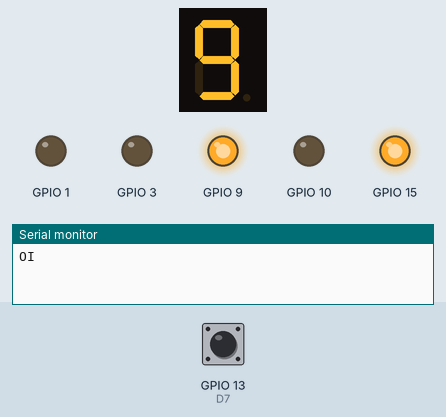
Recording of a program running on a simulated ESP8266 (NodeMCU). On the bench: 1-digit seven-segment display, output pins drawn as LEDs (lit = HIGH), the last lines printed to the serial monitor. Wiring (inferred from the names in the program): 1-digit 7-segment display, segments lit when HIGH: segments GPIO 16, GPIO 5, GPIO 4, GPIO 0, GPIO 2, GPIO 14, GPIO 12. The inputs (shaded band) are chosen by the test bench; at power-on: GPIO 13 (D7) HIGH. The segment pins are drawn as the display they are named for; pins used as bus, display or sensor lines are not drawn.

Above: at 12.1 s.
25.7 s: GPIO 13 (D7) pulled LOW for 0.15 s
At 26.8 s:
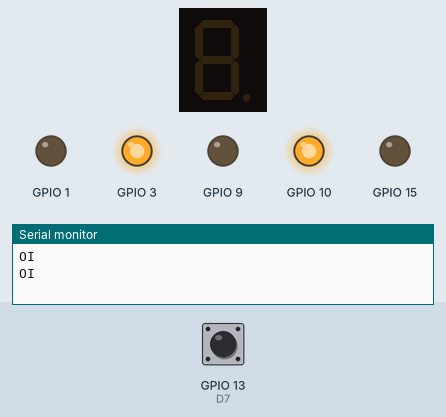
At 27.7 s:
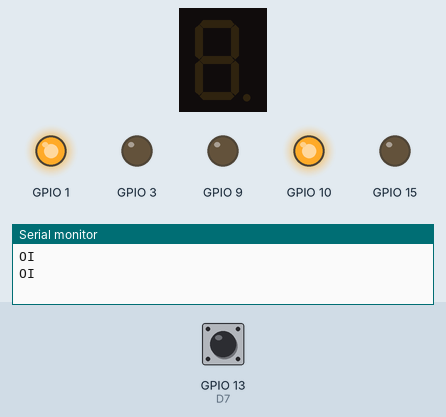
Timing chart, 0 to 38.5 s (numbered marks = the images above; inputs shaded):
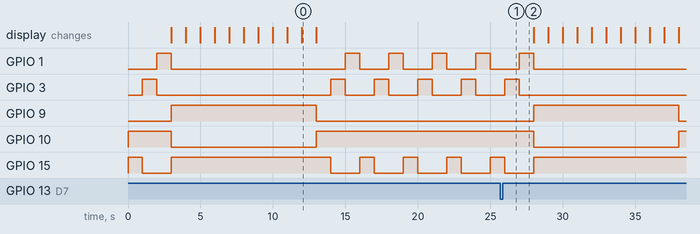

Measured:
- after the input at 25.7 s, GPIO 1: goes on until 28.0 s, then stays LOW; GPIO 3: goes on until 27.0 s, then stays LOW; GPIO 9: LOW → HIGH after 2.3 s, → LOW 10.0 s later; GPIO 10: HIGH → LOW after 2.3 s, → HIGH 10.0 s later; GPIO 15: goes on until 28.0 s, then stays HIGH
- what the display in image 0 shows lasts 1.0 s, from 12.0 s to 13.0 s

The program:

main.cpp
```cpp
/*
 * Blink
 * Turns on an LED on for one second,
 * then off for one second, repeatedly.
 */

#include "Arduino.h"

static const uint8_t TabelaBit [] =
{        //Segments
// a  b  c  d  e  f  g
// 5  6  12 13 19 16 26    ->No. pino editável BCM ou wiringPi(wPi)
   1, 1, 1, 1, 1, 1, 0,    // Plota 0 - 0
   0, 1, 1, 0, 0, 0, 0,    // Plota 1 - 1
   1, 1, 0, 1, 1, 0, 1,    // Plota 2 - 2
   1, 1, 1, 1, 0, 0, 1,    // Plota 3 - 3
   0, 1, 1, 0, 0, 1, 1,    // Plota 4 - 4
   1, 0, 1, 1, 0, 1, 1,    // Plota 5 - 5
   1, 0, 1, 1, 1, 1, 1,    // Plota 6 - 6
   1, 1, 1, 0, 0, 0, 0,    // Plota 7 - 7
   1, 1, 1, 1, 1, 1, 1,    // Plota 8 - 8
   1, 1, 1, 1, 0, 1, 1,    // Plota 9 - 9
   1, 1, 1, 0, 1, 1, 1,    // Plota A - 10
   0, 0, 1, 1, 1, 1, 1,    // Plota b - 11
   1, 0, 0, 1, 1, 1, 0,    // Plota C - 12
   0, 1, 1, 1, 1, 0, 1,    // Plota d - 13
   1, 0, 0, 1, 1, 1, 1,    // Plota E - 14
   1, 0, 0, 0, 1, 1, 1,    // Plota F - 15
   0, 0, 0, 0, 0, 0, 0,    // Plota blank - 16
   // palavras
   0, 1, 1, 0, 1, 1, 1,    // Plota H - 17
   1, 0, 0, 1, 1, 1, 1,    // Plota E - 18
   0, 0, 0, 1, 1, 1, 0,    // Plota L - 19
   1, 1, 1, 1, 1, 1, 0,    // Plota O - 20
} ;

void num_display(int num) {
  uint8_t seg, Valor ;
  static const uint8_t pinoBCM [7] ={16,5,4,0,2,14,12}; //Simples de atualizar os pinos ligados aos display de 7 segmentos
  for (seg = 0 ; seg < 7 ; ++seg) {
    Valor = TabelaBit [num * 7 + seg] ; //num * 7 indica a linha e seg indica a coluna
    digitalWrite (pinoBCM[seg], Valor) ; //escreve no segmento o bit 0 (LOW) ou 1 (HIGH) de acordo com a tabela TabelaBit
  }
}

static int flag = 0;
void funcaoInterrupt() {
  //flag=1;
  flag = 1;
  //digitalWrite(16, state);
  Serial.println("OI");
}

void setup()
{
  // initialize LED digital pin as an output.
  pinMode(16, OUTPUT);
  pinMode(5, OUTPUT);
  pinMode(4, OUTPUT);
  pinMode(0, OUTPUT);
  pinMode(2, OUTPUT);
  pinMode(14, OUTPUT);
  pinMode(12, OUTPUT);

  //PEDESTRE
  pinMode(10, OUTPUT);
  pinMode(9, OUTPUT);

  //SEMAFORO
  pinMode(15, OUTPUT);
  pinMode(3, OUTPUT);
  pinMode(1, OUTPUT);

  //Serial.begin(115200);
  pinMode(13, INPUT_PULLUP); //D7
  attachInterrupt(13, funcaoInterrupt, FALLING);//CHANGE, RISING, FALLING
  funcaoInterrupt();
}

void loop(){

  // PEDESTRE
  digitalWrite (10, HIGH) ;
  digitalWrite (9, LOW) ;

  // SEMAFORO
  digitalWrite (15, HIGH) ;
  delay(1000);
  digitalWrite (15, LOW) ;

  digitalWrite (3, HIGH) ;
  delay(1000);
  digitalWrite (3, LOW) ;

  digitalWrite (1, HIGH) ;
  delay(1000);
  digitalWrite (1, LOW) ;

  // PEDESTRE

  if (flag == 1) {
    digitalWrite (15, HIGH) ;

    digitalWrite (10, LOW) ;
    digitalWrite (9, HIGH) ;

    int num = 10;
    for (int i = 0 ; i < num ; i++)
    {
      num_display(i);
      delay(1000);
    }

    digitalWrite (16, LOW);
    digitalWrite (5, LOW);
    digitalWrite (4, LOW);
    digitalWrite (0, LOW);
    digitalWrite (2, LOW);
    digitalWrite (14, LOW);
    digitalWrite (12, LOW);
    flag = 0;
  }

}
```
